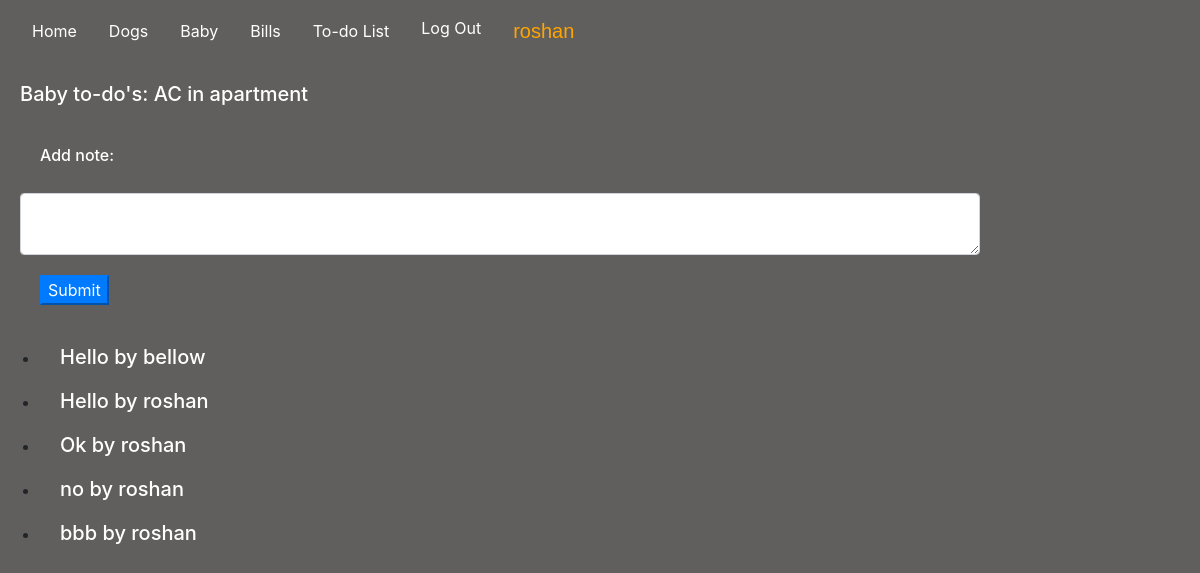
/baby (signed in), run on an earlier commit of the app's database.
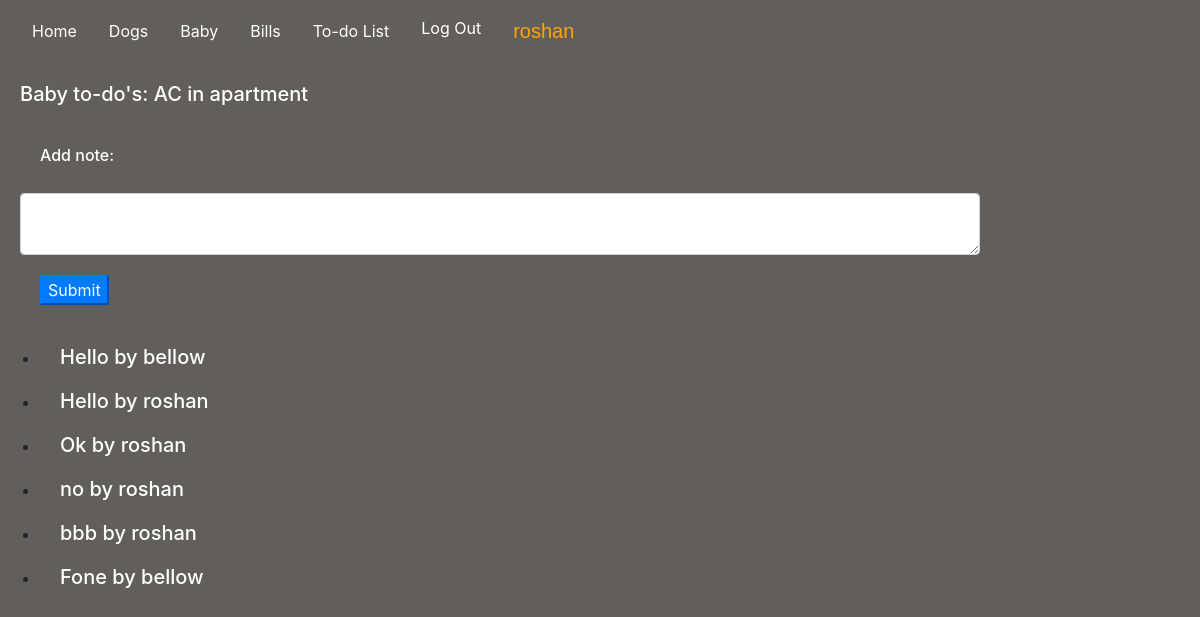
And on a later commit of the database.
### housemanager/models.py (models this page shows, shortened)
class Todo(models.Model):
    todo = models.CharField(max_length = 200)
    done = models.BooleanField(default=False)
    todo_date = models.DateField(default=datetime.now, blank=True)
    todo_cat = models.CharField(max_length=200, blank = True)

class Notes(models.Model):
    note = models.TextField(blank=True)
    user_note = models.ForeignKey(User, on_delete=models.CASCADE)

### housemanager/views.py (the view, shortened to what this page needs)
# urls.py: path("baby", views.baby, name="baby"),
@login_required(login_url="/login")
@csrf_exempt
def baby(request):
    if request.method == "GET":
        baby = Baby.objects.all()
        notes = Notes.objects.all()
        baby_todo = Todo.objects.filter(todo_cat="Baby", done=False)
        return render(request, "housemanager/baby.html", {
            "baby_todo": baby_todo,
            "baby": baby,
            "notes": notes
        })

### housemanager/templates/housemanager/baby.html (shortened to what this page needs)
{% extends "housemanager/layout.html" %}
{% load static %}
{% block body %}
{% for baby_todo in baby_todo %}
    <h5>Baby to-do's: {{baby_todo.todo}}</h5>
{% endfor %}
<div id="note-div">
    <label for="note"><h6>Add note:</h5></label>
    <textarea class="form-control" id="note"></textarea>
    <button class="btn-primary" id="note-but">Submit</button>
</div>
<div>
    <ul id="baby-notes">
        {% for notes in notes%}
        <li>
            <h5>{{notes.note}} by {{notes.user_note}}</h5>
        </li>
        {% endfor %}
    </ul>
</div>
{% endblock %}

What changed in the data, as far as the page shows it:
added Notes: note "Fone", user_note "bellow"
